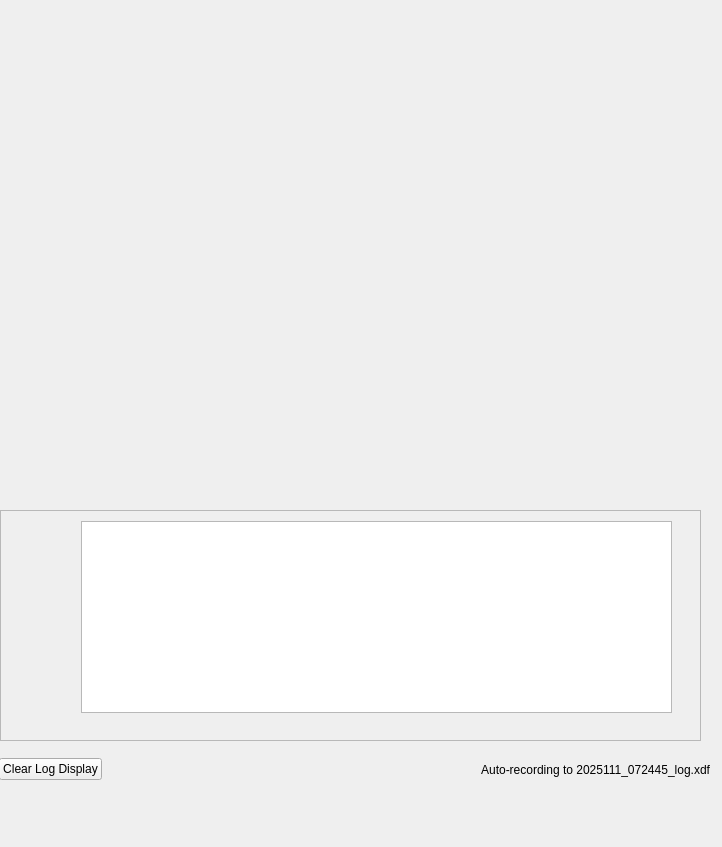
<?xml version="1.0" encoding="UTF-8"?>
<ui version="4.0">
 <class>Form</class>
 <widget class="QWidget" name="Form">
  <property name="geometry">
   <rect>
    <x>0</x>
    <y>0</y>
    <width>722</width>
    <height>847</height>
   </rect>
  </property>
  <property name="windowTitle">
   <string>Form</string>
  </property>
  <widget class="QScrollArea" name="scrollArea">
   <property name="geometry">
    <rect>
     <x>0</x>
     <y>510</y>
     <width>701</width>
     <height>231</height>
    </rect>
   </property>
   <property name="widgetResizable">
    <bool>true</bool>
   </property>
   <widget class="QWidget" name="scrollAreaWidgetContents">
    <property name="geometry">
     <rect>
      <x>0</x>
      <y>0</y>
      <width>699</width>
      <height>229</height>
     </rect>
    </property>
    <widget class="QTextBrowser" name="textBrowser">
     <property name="geometry">
      <rect>
       <x>80</x>
       <y>10</y>
       <width>591</width>
       <height>192</height>
      </rect>
     </property>
    </widget>
   </widget>
  </widget>
  <widget class="QWidget" name="horizontalLayoutWidget">
   <property name="geometry">
    <rect>
     <x>-1</x>
     <y>739</y>
     <width>711</width>
     <height>61</height>
    </rect>
   </property>
   <layout class="QHBoxLayout" name="horizontalLayout">
    <item>
     <widget class="QPushButton" name="pushButton">
      <property name="text">
       <string>Clear Log Display</string>
      </property>
     </widget>
    </item>
    <item>
     <spacer name="horizontalSpacer">
      <property name="orientation">
       <enum>Qt::Horizontal</enum>
      </property>
      <property name="sizeHint" stdset="0">
       <size>
        <width>40</width>
        <height>20</height>
       </size>
      </property>
     </spacer>
    </item>
    <item>
     <widget class="QLabel" name="label">
      <property name="sizePolicy">
       <sizepolicy hsizetype="Expanding" vsizetype="Preferred">
        <horstretch>0</horstretch>
        <verstretch>0</verstretch>
       </sizepolicy>
      </property>
      <property name="text">
       <string>Auto-recording to 2025111_072445_log.xdf</string>
      </property>
      <property name="alignment">
       <set>Qt::AlignRight|Qt::AlignTrailing|Qt::AlignVCenter</set>
      </property>
     </widget>
    </item>
   </layout>
  </widget>
 </widget>
 <resources/>
 <connections/>
</ui>
